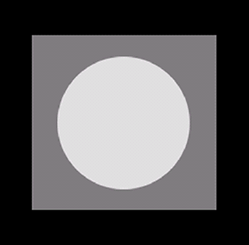
%> input picture CSE_LAB_4TH/401/401_LAB/19.Noise Model/main.bmp, 249 x 245 px
$ octave exponenttial.m   (GNU Octave 9; MATLAB toolbox functions it lacks are replaced by stand-ins)
%> lines starting %> are read from the running program, lines starting %| are printed output that depends on the picture

clc;
close all;
clear all;

main = imread('main.bmp');
%> main is the input picture: size 245x249x3 uint8; mean R, G, B 89.4, 88.2, 89.4
Input_img=rgb2gray(main);
Input_img = double(Input_img);
%> Input_img: size 245x249 double

[M N]=size(Input_img);
%> M = 245; N = 249

mu=10;

Noise=exprnd(mu,M,N);
%R = exprnd(mu) generates random numbers from the exponential distribution
%with mean parameter mu.

Deg_Image = Input_img+Noise;
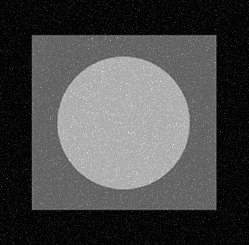
%> Deg_Image: size 245x249 double; min 0.000172, max 337.2, mean 98.6; drawn with min black and max white
%Image Normalization : 0 to 255
min_N=min(min(Deg_Image));
%> min_N = 0.000172
max_N=max(max(Deg_Image));
%> max_N = 337.2
Deg_Image=((Deg_Image-min_N).*255)./(max_N-min_N);
%end of Normalization

subplot(3,2,1);
imshow(uint8(Input_img));
title('main image');

subplot(3,2,2);
hist(Input_img);
title('Histogram of main image');

subplot(3,2,3:4);
hist(Noise);
title('Histogram of Noise image');


subplot(3,2,5);
imshow(uint8(Deg_Image));
title('Degraded image');


subplot(3,2,6);
hist(Deg_Image);
title('Histogram of Degraded image');
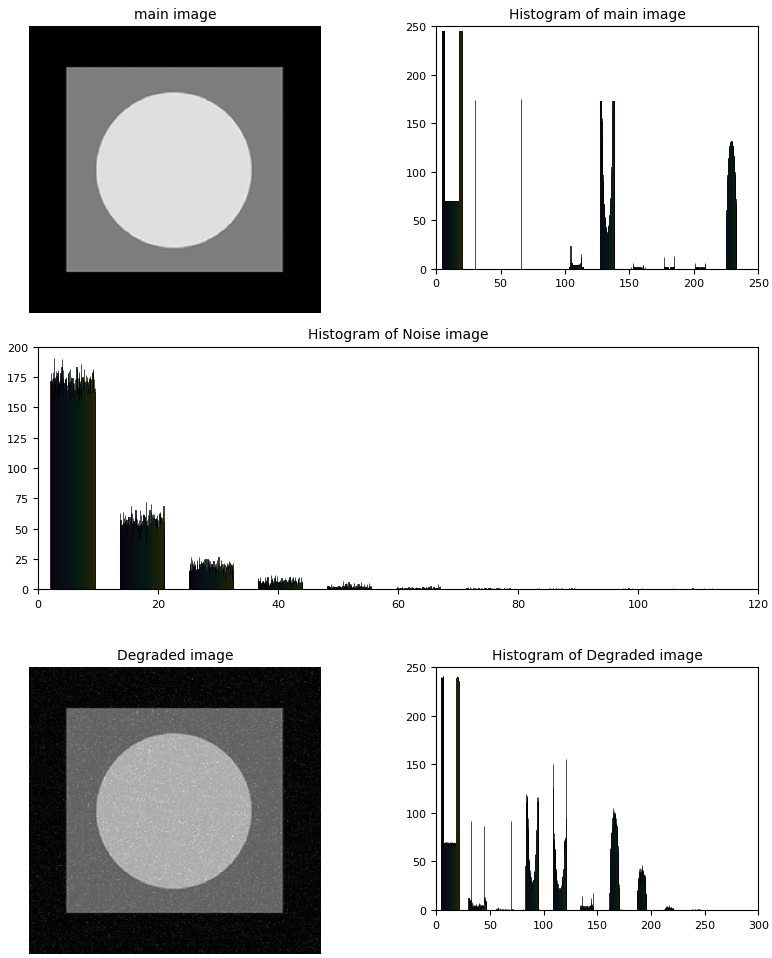
%> figure redrawn from the program's plot data, 5 panels
